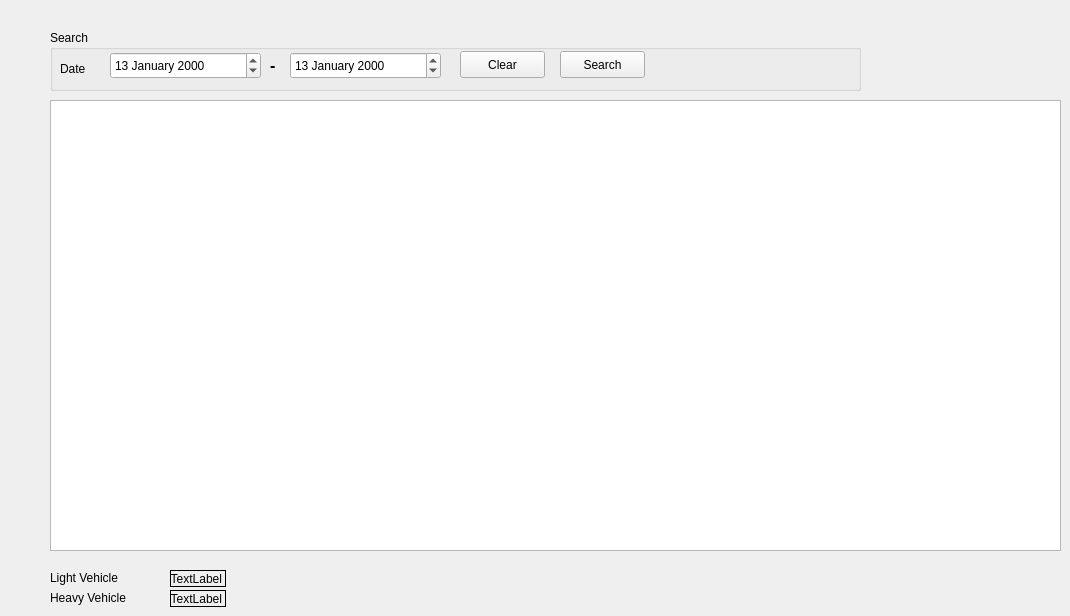
    <widget class="QWidget" name="tab_log">
     <attribute name="title">
      <string>3. Log</string>
     </attribute>
     <widget class="QGroupBox" name="groupBox_searchLog">
      <property name="geometry">
       <rect>
        <x>50</x>
        <y>30</y>
        <width>811</width>
        <height>61</height>
       </rect>
      </property>
      <property name="title">
       <string>Search</string>
      </property>
      <widget class="QLabel" name="label_date">
       <property name="geometry">
        <rect>
         <x>10</x>
         <y>30</y>
         <width>56</width>
         <height>17</height>
        </rect>
       </property>
       <property name="text">
        <string>Date</string>
       </property>
      </widget>
      <widget class="QLabel" name="label_until">
       <property name="geometry">
        <rect>
         <x>220</x>
         <y>27</y>
         <width>16</width>
         <height>17</height>
        </rect>
       </property>
       <property name="font">
        <font>
         <pointsize>12</pointsize>
         <weight>75</weight>
         <bold>true</bold>
        </font>
       </property>
       <property name="text">
        <string>-</string>
       </property>
      </widget>
      <widget class="QPushButton" name="pushButton_searchLog">
       <property name="geometry">
        <rect>
         <x>510</x>
         <y>21</y>
         <width>85</width>
         <height>27</height>
        </rect>
       </property>
       <property name="text">
        <string>Search</string>
       </property>
      </widget>
      <widget class="QPushButton" name="pushButton_clearLog">
       <property name="geometry">
        <rect>
         <x>410</x>
         <y>21</y>
         <width>85</width>
         <height>27</height>
        </rect>
       </property>
       <property name="text">
        <string>Clear</string>
       </property>
      </widget>
      <widget class="QDateEdit" name="dateEdit_fromDate">
       <property name="geometry">
        <rect>
         <x>60</x>
         <y>22</y>
         <width>151</width>
         <height>27</height>
        </rect>
       </property>
       <property name="layoutDirection">
        <enum>Qt::LeftToRight</enum>
       </property>
       <property name="date">
        <date>
         <year>2000</year>
         <month>1</month>
         <day>13</day>
        </date>
       </property>
       <property name="displayFormat">
        <string>d MMMM yyyy</string>
       </property>
      </widget>
      <widget class="QDateEdit" name="dateEdit_untilDate">
       <property name="geometry">
        <rect>
         <x>240</x>
         <y>22</y>
         <width>151</width>
         <height>27</height>
        </rect>
       </property>
       <property name="layoutDirection">
        <enum>Qt::LeftToRight</enum>
       </property>
       <property name="date">
        <date>
         <year>2000</year>
         <month>1</month>
         <day>13</day>
        </date>
       </property>
       <property name="displayFormat">
        <string>d MMMM yyyy</string>
       </property>
      </widget>
     </widget>
     <widget class="QLabel" name="label_logLongVehicle">
      <property name="geometry">
       <rect>
        <x>50</x>
        <y>590</y>
        <width>81</width>
        <height>16</height>
       </rect>
      </property>
      <property name="text">
       <string>Heavy Vehicle</string>
      </property>
     </widget>
     <widget class="QLabel" name="label_logShortVehicle">
      <property name="geometry">
       <rect>
        <x>50</x>
        <y>570</y>
        <width>81</width>
        <height>16</height>
       </rect>
      </property>
      <property name="text">
       <string>Light Vehicle</string>
      </property>
     </widget>
     <widget class="QTableWidget" name="tableWidget_searchLog">
      <property name="geometry">
       <rect>
        <x>50</x>
        <y>100</y>
        <width>1011</width>
        <height>451</height>
       </rect>
      </property>
      <property name="horizontalScrollBarPolicy">
       <enum>Qt::ScrollBarAlwaysOff</enum>
      </property>
      <property name="editTriggers">
       <set>QAbstractItemView::NoEditTriggers</set>
      </property>
      <property name="dragDropOverwriteMode">
       <bool>false</bool>
      </property>
     </widget>
     <widget class="QLabel" name="label_logcountShortVehicle">
      <property name="geometry">
       <rect>
        <x>170</x>
        <y>570</y>
        <width>56</width>
        <height>17</height>
       </rect>
      </property>
      <property name="frameShape">
       <enum>QFrame::Box</enum>
      </property>
      <property name="text">
       <string>TextLabel</string>
      </property>
      <property name="alignment">
       <set>Qt::AlignRight|Qt::AlignTrailing|Qt::AlignVCenter</set>
      </property>
     </widget>
     <widget class="QLabel" name="label_logcountLongVehicle">
      <property name="geometry">
       <rect>
        <x>170</x>
        <y>590</y>
        <width>56</width>
        <height>17</height>
       </rect>
      </property>
      <property name="frameShape">
       <enum>QFrame::Box</enum>
      </property>
      <property name="text">
       <string>TextLabel</string>
      </property>
      <property name="alignment">
       <set>Qt::AlignRight|Qt::AlignTrailing|Qt::AlignVCenter</set>
      </property>
     </widget>
    </widget>
